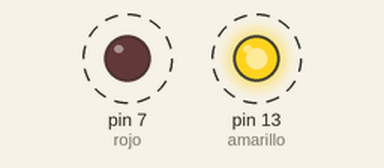
The sketch below on a simulated Arduino Uno, built with avr-gcc and run on an emulated ATmega328P. Shown: output pins drawn as LEDs (lit = HIGH). Dashed ring = blinking.

Above: at 0.15 s.
Timing chart, 0 to 3.0 s (numbered marks = the images above):
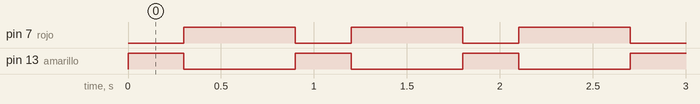

Measured:
- by itself, pin 7 (rojo): alternates HIGH for 0.60 s and LOW for 0.30 s
- by itself, pin 13 (amarillo): alternates HIGH for 0.30 s and LOW for 0.60 s

The sketch:

arduino_leds.ino
```cpp
int amarillo = 13;
int rojo = 7;

int milisegundos = 300;

void setup()
{
  pinMode(amarillo, OUTPUT);
  pinMode(rojo, OUTPUT);


}

void loop()
{
  digitalWrite(amarillo, HIGH);
    digitalWrite(rojo, LOW);

  delay(milisegundos);
  digitalWrite(amarillo, LOW);
    digitalWrite(rojo, HIGH);

  delay(milisegundos*2);


}
```
